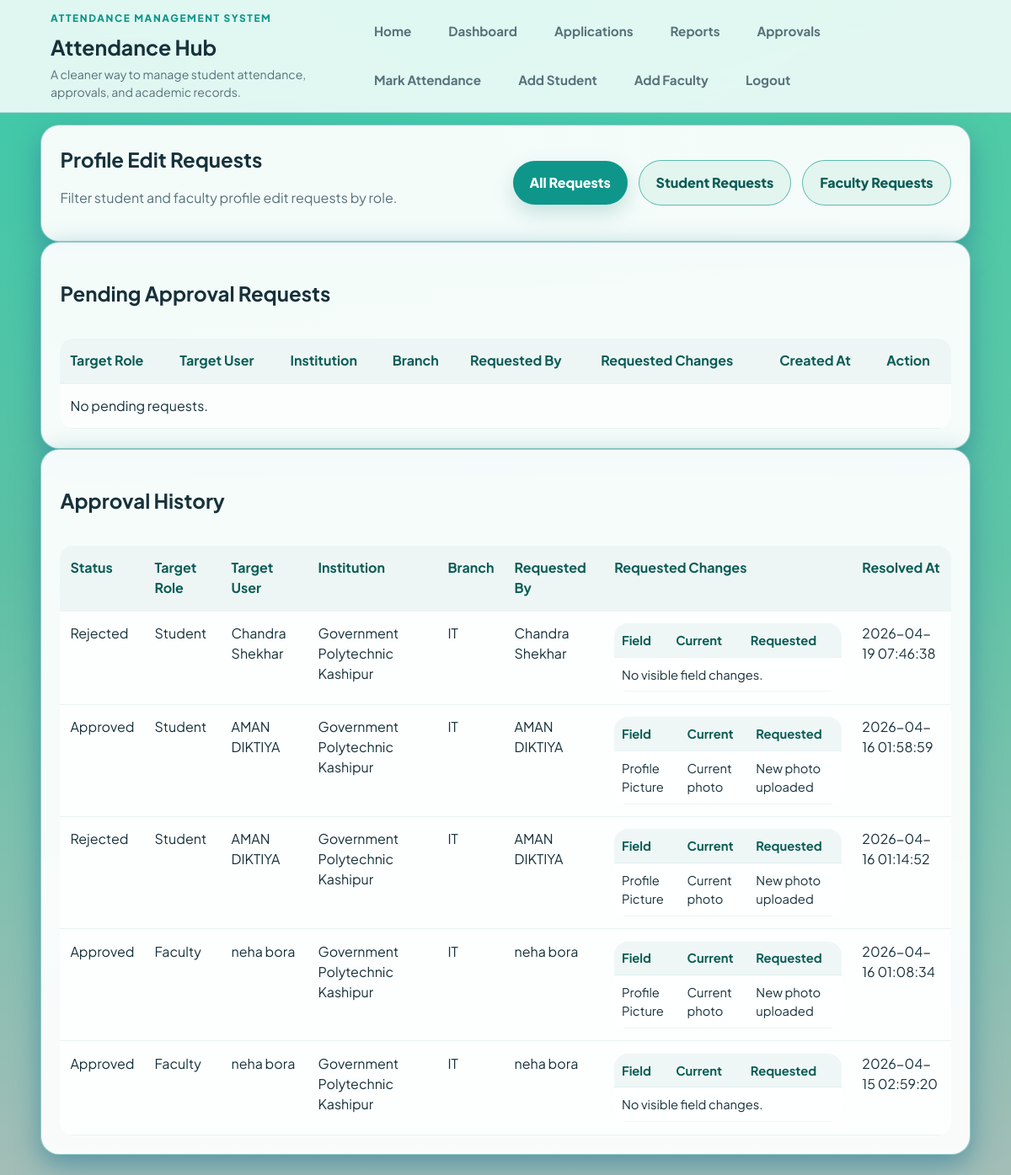
/approvals (signed in), run on the app's committed database.
### tables this page shows
CREATE TABLE pending_changes (
    id INTEGER PRIMARY KEY AUTOINCREMENT,
    target_user_id INTEGER NOT NULL,
    target_role TEXT NOT NULL CHECK (target_role IN ('faculty', 'student')),
    requested_by INTEGER NOT NULL,
    approver_role TEXT NOT NULL CHECK (approver_role IN ('admin', 'faculty')),
    status TEXT NOT NULL DEFAULT 'pending' CHECK (status IN ('pending', 'approved', 'rejected')),
    payload TEXT NOT NULL,
    created_at TEXT NOT NULL DEFAULT CURRENT_TIMESTAMP,
    resolved_at TEXT,
    FOREIGN KEY(target_user_id) REFERENCES users(id),
    FOREIGN KEY(requested_by) REFERENCES users(id)
);

CREATE TABLE users (
    id INTEGER PRIMARY KEY AUTOINCREMENT,
    role TEXT NOT NULL CHECK (role IN ('admin', 'faculty', 'student')),
    roll_number TEXT UNIQUE,
    registration_number TEXT UNIQUE,
    full_name TEXT NOT NULL,
    father_name TEXT,
    branch TEXT,
    semester TEXT,
    year TEXT,
    dob TEXT,
    mobile_number TEXT UNIQUE,
    gmail TEXT,
    email TEXT,
    password_hash TEXT NOT NULL,
    is_mobile_verified INTEGER NOT NULL DEFAULT 0,
    created_by INTEGER,
    created_at TEXT NOT NULL DEFAULT CURRENT_TIMESTAMP, class_roll_number TEXT, institution_type TEXT, institution_name TEXT, profile_picture TEXT,
    FOREIGN KEY(created_by) REFERENCES users(id)
);

### attendance_app/routes.py (the view)
@bp.route("/approvals")
@login_required("admin", "faculty")
def approvals():
    user = current_user()
    request_type = request.args.get("type", "").strip()
    requests = pending_requests_for_user(user)
    history = approval_history_for_user(user)
    if request_type in {"student", "faculty"}:
        requests = [item for item in requests if item["target_role"] == request_type]
        history = [item for item in history if item["target_role"] == request_type]
    return render_template("approvals.html", requests=requests, history=history, selected_request_type=request_type)

### attendance_app/auth.py (called while the page is built)
def current_user():
    user_id = session.get("user_id")
    if not user_id:
        return None
    return get_db().execute("SELECT * FROM users WHERE id = ?", (user_id,)).fetchone()

def login_required(*roles):
    def decorator(view):
        @wraps(view)
        def wrapped(*args, **kwargs):
            user = current_user()
            if user is None:
                flash("Please login first.", "error")
                return redirect(url_for("main.login"))
            if roles and user["role"] not in roles:
                flash("You do not have access to this page.", "error")
                return redirect(url_for("main.dashboard"))
            return view(*args, **kwargs)
        return wrapped
    return decorator

### attendance_app/database.py (called while the page is built)
def get_db():
    if "db" not in g:
        db_path = Path(current_app.root_path).parent / current_app.config["DATABASE"]
        g.db = sqlite3.connect(db_path)
        g.db.row_factory = sqlite3.Row
    return g.db

### attendance_app/routes.py (called while the page is built)
def semester_filter_options():
    return [{"value": value, "label": label} for value, label, _ in YEAR_SEMESTER_FILTERS]

@bp.context_processor
def inject_globals():
    user = current_user()
    pending_count = len(pending_requests_for_user(user)) if user and user["role"] in {"admin", "faculty"} else 0
    return {
        "current_user": user,
        "today": today_iso(),
        "min_date": one_year_ago_iso(),
        "institution_options": INSTITUTION_OPTIONS,
        "school_college_types": list(SCHOOL_COLLEGE_TYPES),
        "year_semester_filters": semester_filter_options(),
        "pending_count": pending_count,
    }

### attendance_app/utils.py (called while the page is built)
def today_iso():
    return date.today().isoformat()

def one_year_ago_iso():
    return (date.today() - timedelta(days=365)).isoformat()

### attendance_app/templates/approvals.html
{% extends "base.html" %}
{% block content %}
<section class="card">
    <div class="section-head">
        <div>
            <h2>Profile Edit Requests</h2>
            <p class="muted">Filter student and faculty profile edit requests by role.</p>
        </div>
        <div class="actions">
            <a class="btn {% if not selected_request_type %}primary{% else %}secondary{% endif %}" href="{{ url_for('main.approvals') }}">All Requests</a>
            <a class="btn {% if selected_request_type == 'student' %}primary{% else %}secondary{% endif %}" href="{{ url_for('main.approvals', type='student') }}">Student Requests</a>
            <a class="btn {% if selected_request_type == 'faculty' %}primary{% else %}secondary{% endif %}" href="{{ url_for('main.approvals', type='faculty') }}">Faculty Requests</a>
        </div>
    </div>
</section>
<section class="card">
    <h2>Pending Approval Requests</h2>
    <div class="table-wrap">
        <table>
            <thead>
                <tr>
                    <th>Target Role</th>
                    <th>Target User</th>
                    <th>Institution</th>
                    <th>Branch</th>
                    <th>Requested By</th>
                    <th>Requested Changes</th>
                    <th>Created At</th>
                    <th>Action</th>
                </tr>
            </thead>
            <tbody>
                {% for item in requests %}
                    <tr>
                        <td>{{ item['target_role']|title }}</td>
                        <td>{{ item['target_name'] }}</td>
                        <td>{{ item['target_institution'] or '-' }}</td>
                        <td>{{ item['target_branch'] or '-' }}</td>
                        <td>{{ item['requester_name'] }}</td>
                        <td>
                            <table class="mini-table">
                                <thead>
                                    <tr>
                                        <th>Field</th>
                                        <th>Current</th>
                                        <th>Requested</th>
                                    </tr>
                                </thead>
                                <tbody>
                                    {% for change in item['changes'] %}
                                        <tr>
                                            <td>{{ change.field }}</td>
                                            <td>{{ change.current }}</td>
                                            <td>{{ change.requested }}</td>
                                        </tr>
                                    {% else %}
                                        <tr><td colspan="3">No visible field changes.</td></tr>
                                    {% endfor %}
                                </tbody>
                            </table>
                        </td>
                        <td>{{ item['created_at'] }}</td>
                        <td class="actions">
                            <form method="post" action="{{ url_for('main.process_approval', change_id=item['id'], action='approve') }}">
                                <input type="hidden" name="type" value="{{ selected_request_type }}">
                                <button class="btn primary" type="submit">Approve</button>
                            </form>
                            <form method="post" action="{{ url_for('main.process_approval', change_id=item['id'], action='reject') }}">
                                <input type="hidden" name="type" value="{{ selected_request_type }}">
                                <button class="btn secondary" type="submit">Reject</button>
                            </form>
                        </td>
                    </tr>
                {% else %}
                    <tr><td colspan="8">No pending requests.</td></tr>
                {% endfor %}
            </tbody>
        </table>
    </div>
</section>
<section class="card">
    <h2>Approval History</h2>
    <div class="table-wrap">
        <table>
            <thead>
                <tr>
                    <th>Status</th>
                    <th>Target Role</th>
                    <th>Target User</th>
                    <th>Institution</th>
                    <th>Branch</th>
                    <th>Requested By</th>
                    <th>Requested Changes</th>
                    <th>Resolved At</th>
                </tr>
            </thead>
            <tbody>
                {% for item in history %}
                    <tr>
                        <td>{{ item['status']|title }}</td>
                        <td>{{ item['target_role']|title }}</td>
                        <td>{{ item['target_name'] }}</td>
                        <td>{{ item['target_institution'] or '-' }}</td>
                        <td>{{ item['target_branch'] or '-' }}</td>
                        <td>{{ item['requester_name'] }}</td>
                        <td>
                            <table class="mini-table">
                                <thead>
                                    <tr>
                                        <th>Field</th>
                                        <th>Current</th>
                                        <th>Requested</th>
                                    </tr>
                                </thead>
                                <tbody>
                                    {% for change in item['changes'] %}
                                        <tr>
                                            <td>{{ change.field }}</td>
                                            <td>{{ change.current }}</td>
                                            <td>{{ change.requested }}</td>
                                        </tr>
                                    {% else %}
                                        <tr><td colspan="3">No visible field changes.</td></tr>
                                    {% endfor %}
                                </tbody>
                            </table>
                        </td>
                        <td>{{ item['resolved_at'] or '-' }}</td>
                    </tr>
                {% else %}
                    <tr><td colspan="8">No approval history yet.</td></tr>
                {% endfor %}
            </tbody>
        </table>
    </div>
</section>
{% endblock %}

### attendance_app/static/style.css (style rules this page uses)
:root { --bg: #f4f7f4; --bg-accent: #e7f7f4; --surface: rgba(255, 255, 255, 0.94); --surface-strong: #ffffff; --surface-soft: #edf6f4; --text: #17313a; --muted: #56717a; --primary: #0f968b; --primary-dark: #0a5c56; --primary-soft: #d9f3ef; --accent: #f59e0b; --accent-soft: #fff3dc; --success: #177245; --error: #b42318; --border: rgba(31, 154, 144, 0.471); --shadow: 0 20px 60px rgba(40, 121, 148, 0.475); --shadow-soft: 0 12px 32px rgba(47, 127, 153, 0.638); --radius-xl: 30px; --radius-lg: 22px; --radius-md: 16px; }
* { box-sizing: border-box; }
html { scroll-behavior: smooth; scroll-padding-top: 110px; }
body { margin: 0; min-height: 100vh; overflow-x: hidden; font-family: "Plus Jakarta Sans", "Segoe UI", Tahoma, Geneva, Verdana, sans-serif; line-height: 1.5; color: var(--text); background: radial-gradient(circle at top left, rgba(15, 118, 110, 0.14), transparent 48%), radial-gradient(circle at top right, rgba(139, 104, 45, 0.1), transparent 34%), linear-gradient(180deg, #43d8b3 0%, #5fc3a6 48%, #8daea6cf 100%); }
a { color: inherit; text-decoration: none; }
h1, h2, h3, p { overflow-wrap: anywhere; }
.card { background: var(--surface); border: 1px solid var(--border); border-radius: var(--radius-lg); padding: 1.4rem; box-shadow: var(--shadow-soft); transition: transform 0.24s ease, box-shadow 0.24s ease, border-color 0.24s ease; }
.lead, .muted { color: var(--muted); }
.btn, .animated-btn { display: inline-flex; align-items: center; justify-content: center; border: 0; cursor: pointer; font: inherit; font-weight: 800; transition: transform 0.2s ease, box-shadow 0.2s ease, background 0.2s ease, color 0.2s ease; }
.btn { border-radius: 999px; padding: 0.88rem 1.25rem; }
.btn.primary { color: #fff; background: var(--primary); box-shadow: 0 10px 24px rgba(15, 118, 110, 0.2); }
.btn.secondary { color: var(--primary-dark); background: rgba(147, 218, 186, 0.19); border: 1px solid rgba(17, 154, 143, 0.627); justify-content: center; }
.actions, .inline-form, .section-head { display: flex; flex-wrap: wrap; gap: 0.8rem; align-items: center; justify-content: center; }
.actions { justify-content: flex-start; justify-content: center; align-items: center; }
.section-head { justify-content: space-between; }
.section-head h2, .section-head h3 { margin-top: 0; margin-bottom: 0; }
.table-wrap { position: relative; overflow-x: auto; -webkit-overflow-scrolling: touch; border-radius: 16px; }
table { width: 100%; min-width: 720px; margin-top: 1rem; border-collapse: collapse; background: rgba(255, 255, 255, 0.75); border-radius: 16px; overflow: hidden; }
.mini-table { margin-top: 0; min-width: 0; font-size: 0.92rem; }
.mini-table th, .mini-table td { padding: 0.55rem; }
th, td { padding: 0.9rem 0.75rem; border-bottom: 1px solid rgba(15, 118, 110, 0.08); text-align: left; vertical-align: top; }
th { color: var(--primary-dark); background: rgba(15, 118, 110, 0.06); }
tbody tr { transition: background 0.2s ease, transform 0.2s ease; }

### data on the page
pending_changes: status "Rejected", target_role "Student", target_name "Chandra Shekhar", institution_name "Government Polytechnic Kashipur", branch "IT", requester_name "Chandra Shekhar", resolved_at "2026-04-19 07:46:38"
pending_changes: status "Approved", target_role "Student", target_name "AMAN DIKTIYA", institution_name "Government Polytechnic Kashipur", branch "IT", requester_name "AMAN DIKTIYA", field "Profile Picture", current "Current photo", requested "New photo uploaded", resolved_at "2026-04-16 01:58:59"
pending_changes: status "Rejected", target_role "Student", target_name "AMAN DIKTIYA", institution_name "Government Polytechnic Kashipur", branch "IT", requester_name "AMAN DIKTIYA", field "Profile Picture", current "Current photo", requested "New photo uploaded", resolved_at "2026-04-16 01:14:52"
pending_changes: status "Approved", target_role "Faculty", target_name "neha bora", institution_name "Government Polytechnic Kashipur", branch "IT", requester_name "neha bora", field "Profile Picture", current "Current photo", requested "New photo uploaded", resolved_at "2026-04-16 01:08:34"
pending_changes: status "Approved", target_role "Faculty", target_name "neha bora", institution_name "Government Polytechnic Kashipur", branch "IT", requester_name "neha bora", resolved_at "2026-04-15 02:59:20"
